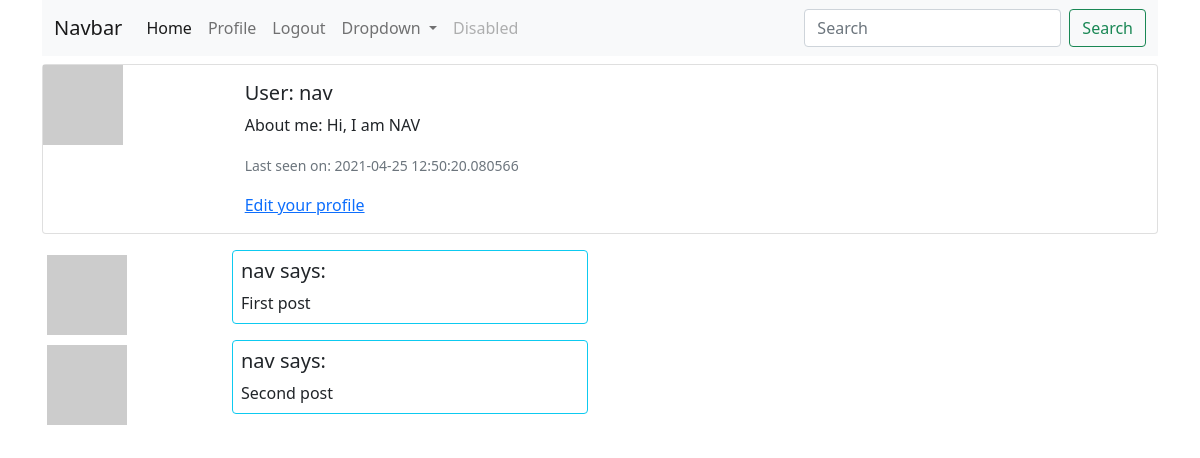
The page /user/nav (signed in) on the database as committed earlier.
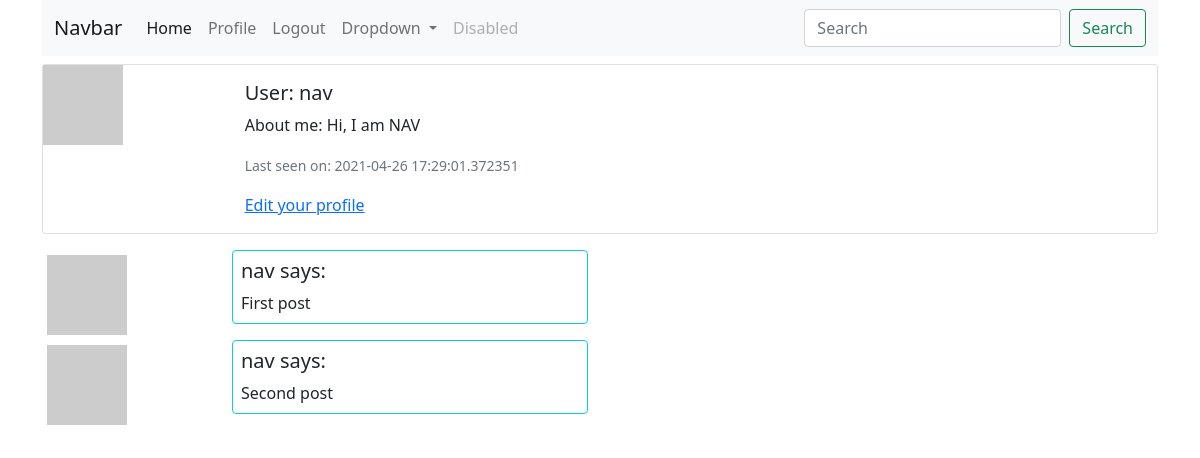
The same page on the database as committed later.
### app/models.py (models this page shows, shortened)
class User(UserMixin, db.Model):
    id = db.Column(db.Integer, primary_key=True)
    username = db.Column(db.String(64), index=True, unique=True)
    email = db.Column(db.String(120), index=True, unique=True)
    password_hash = db.Column(db.String(128))
    posts = db.relationship('Post', backref='author', lazy='dynamic')
    about_me = db.Column(db.String(140))
    last_seen = db.Column(db.DateTime, default=datetime.utcnow)
    def avatar(self, size):
        digest = md5(self.email.lower().encode('utf-8')).hexdigest()
        return f'https://gravatar.com/avatar/{digest}?d=identicon&s={size}'

### app/routes.py (the view)
@app.route('/user/<username>')
@login_required
def user(username):
    user = User.query.filter_by(username=username).first_or_404()
    posts = [
        {'author': user, 'body': 'First post'},
        {'author': user, 'body': 'Second post'}
    ]
    return render_template('user.html', title=username, user=user, posts=posts)

### app/models.py (called while the page is built)
@login.user_loader
def load_user(id):
    return User.query.get(int(id))

### app/routes.py (called while the page is built)
@app.before_request
def before_request():
    if current_user.is_authenticated:
        current_user.last_seen = datetime.utcnow()
        db.session.commit()

### app/templates/user.html
{% extends 'base.html' %}
{% block content %}
<div class="card mb-3">
    <div class="row g-0">
        <div class="col-md-2">
            <img src="{{ user.avatar(64) }}" alt="avatar of {{ user.username }}">
        </div>
        <div class="col-md-4">
            <div class="card-body">
                <h5 class="card-title">User: {{ user.username }}</h5>
                {% if user.about_me %}<p class="card-text">About me: {{ user.about_me }}</p>{% endif %}
                {% if user.last_seen %}<p class="card-text"><small class="text-muted">Last seen on: {{ user.last_seen }}</small></p>{% endif %}
                {% if user == current_user %}<a href="{{ url_for('edit_profile') }}" class="card-link">Edit your profile</a>{% endif %}
            </div>
        </div>
    </div>
</div>
{% for post in posts %}
{% include '_post.html' %}
{% endfor %}
{% endblock content %}

### app/templates/base.html (shortened to what this page needs)
<!DOCTYPE html>
<html lang="en">
<head>
    <link href="{{ url_for('static', filename='css/bootstrap.min.css') }}" rel="stylesheet">
</head>
<body>
    <div class="container">
        {% include '_navbar.html' %}
        {% block content %}{% endblock %}
    </div>
</body>
</html>

### app/templates/_navbar.html (shortened to what this page needs)
<nav class="navbar navbar-expand-lg navbar-light bg-light mb-2">
    <div class="container-fluid">
      <a class="navbar-brand" href="#">Navbar</a>
      <div class="collapse navbar-collapse" id="navbarSupportedContent">
        <ul class="navbar-nav me-auto mb-2 mb-lg-0">
          <li class="nav-item">
            <a class="nav-link active" aria-current="page" href="{{ url_for('index') }}">Home</a>
          </li>
          {% if current_user.is_authenticated %}
          <li class="nav-item">
            <a class="nav-link" href="{{ url_for('user', username=current_user.username) }}">Profile</a>
          </li>
          {% endif %}
          <li class="nav-item">
            {% if current_user.is_anonymous %}
            <a class="nav-link" href="{{ url_for('login') }}">Login</a>
            {% else %}
            <a class="nav-link" href="{{ url_for('logout') }}">Logout</a>
            {% endif %}
          </li>
          <li class="nav-item dropdown">
            <a class="nav-link dropdown-toggle" href="#" id="navbarDropdown" role="button" data-bs-toggle="dropdown" aria-expanded="false">
              Dropdown
            </a>
          </li>
          <li class="nav-item">
            <a class="nav-link disabled" href="#" tabindex="-1" aria-disabled="true">Disabled</a>
          </li>
        </ul>
        <form class="d-flex">
          <input class="form-control me-2" type="search" placeholder="Search" aria-label="Search">
          <button class="btn btn-outline-success" type="submit">Search</button>
        </form>
      </div>
    </div>
  </nav>

### app/templates/_post.html
<div class="row justify-content-start">
    <div class="col-2">
        <img src="{{ user.avatar(36) }}" alt="avatar of {{ user.username }}" class="img-thumbnail border-white">
    </div>
    <div class="col-4">
        <div class="card mb-2 border-info">
            <div class="card-body p-2">
                <h5 class="card-title">{{ post.author.username }} says:</h5>
                <p class="card-text">{{ post.body }}</p>
            </div>
        </div>
    </div>
</div>

Rows that differ between the two databases and show on the page:
changed User "nav": last_seen "2021-04-25 12:50:20.080566" → "2021-04-26 17:29:01.372351"
